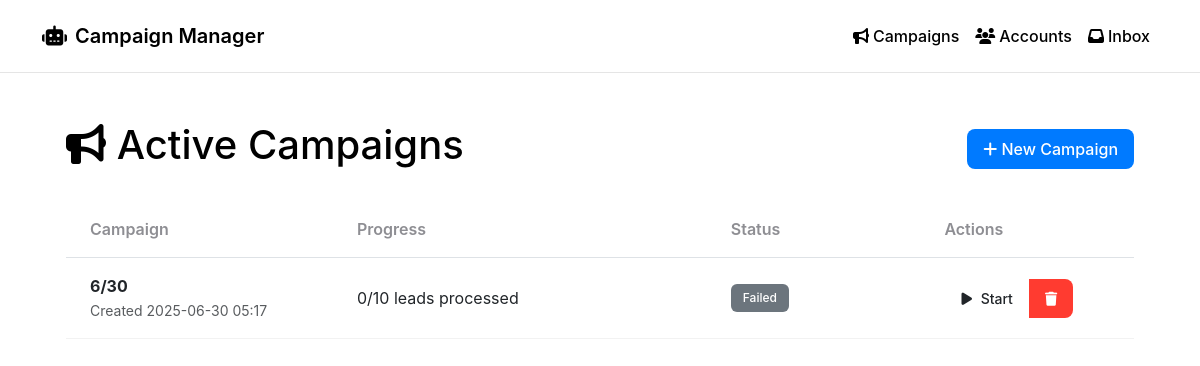
The app's page /campaigns, older data.
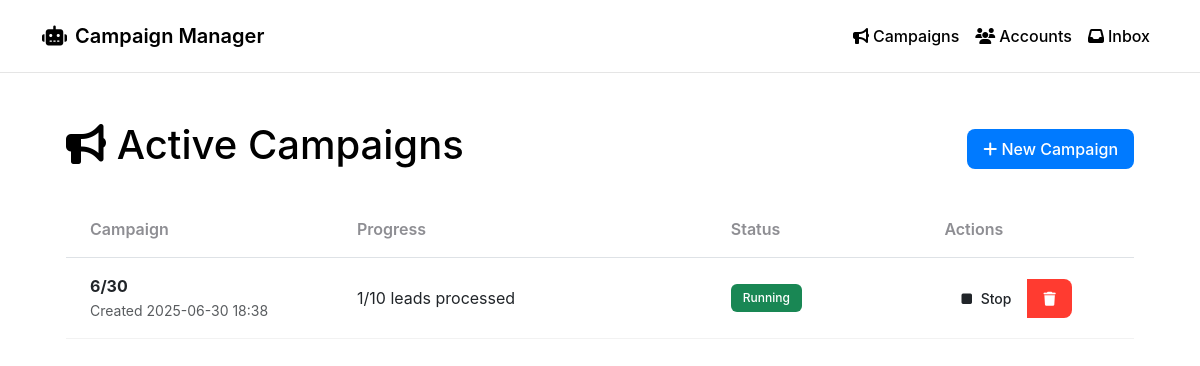
The same page, newer data.
### models.py (models this page shows)
class Campaign(db.Model):
    id = db.Column(db.Integer, primary_key=True)
    name = db.Column(db.String(255), nullable=False)
    message_template = db.Column(db.Text, nullable=False)
    min_delay = db.Column(db.Integer, nullable=False)  # Delay in seconds
    max_delay = db.Column(db.Integer, nullable=False)  # Delay in seconds
    status = db.Column(db.String(20), default='pending')  # pending, running, paused, completed, failed
    created_at = db.Column(db.DateTime, default=datetime.utcnow)
    updated_at = db.Column(db.DateTime, default=datetime.utcnow, onupdate=datetime.utcnow)
    last_processed_lead_id = db.Column(db.Integer, nullable=True)  # Track the last processed lead
    campaign_accounts = db.relationship('CampaignAccount', backref='campaign', lazy=True, cascade='all, delete-orphan')
    leads = db.relationship('Lead', backref='campaign', lazy=True, cascade='all, delete-orphan')

### app.py (the view)
@app.route('/campaigns', methods=['GET', 'POST'])
def campaigns():
    form = CampaignForm()
    form.accounts.choices = [(a.id, f"{a.login} ({a.login_type.name})") for a in Account.query.all()]
    if form.validate_on_submit():
        try:
            campaign = Campaign(
                name=form.name.data,
                message_template=form.message_template.data,
                min_delay=form.min_delay.data,
                max_delay=form.max_delay.data,
                status='pending'
            )
            db.session.add(campaign)
            db.session.commit()
            selected_accounts = form.accounts.data
            for account_id in selected_accounts:
                campaign_account = CampaignAccount(
                    campaign_id=campaign.id,
                    account_id=account_id
                )
                db.session.add(campaign_account)
            db.session.commit()
            if form.leads_file.data:
                file = form.leads_file.data
                filename = secure_filename(file.filename)
                filepath = os.path.join(app.config['UPLOAD_FOLDER'], filename)
                file.save(filepath)
                df = pd.read_excel(filepath)
                valid_leads = []
                for _, row in df.iterrows():
                    url = str(row.iloc[0]).strip()  # Get first column
                    if url and url != 'nan':
                        if not url.startswith('http'):
                            url = f'https://{url}'
                        if 'ok.ru/profile/' not in url and 'ok.ru/' in url:
                            username = url.split('ok.ru/')[-1].split('/')[0]
                            url = f'https://ok.ru/profile/{username}'
                        valid_leads.append(url)
                if valid_leads:
                    leads_per_account = len(valid_leads) // len(selected_accounts)
                    remainder = len(valid_leads) % len(selected_accounts)
                    lead_index = 0
                    for idx, account_id in enumerate(selected_accounts):
                        account_leads_count = leads_per_account + (1 if idx < remainder else 0)
                        for _ in range(account_leads_count):
                            if lead_index < len(valid_leads):
                                lead = Lead(
                                    campaign_id=campaign.id,
                                    account_id=account_id,
                                    profile_url=valid_leads[lead_index],
                                    status='pending'
                                )
                                db.session.add(lead)
                                lead_index += 1
                                campaign_account = CampaignAccount.query.filter_by(
                                    campaign_id=campaign.id,
                                    account_id=account_id
                                ).first()
                                if campaign_account:
                                    campaign_account.leads_count += 1
                db.session.commit()
            if request.headers.get('X-Requested-With') == 'XMLHttpRequest':
                return jsonify({
                    'status': 'success',
                    'message': 'Campaign created successfully!'
                })
            flash('Campaign created successfully!', 'success')
            return redirect(url_for('campaigns'))
        except Exception as e:
            db.session.rollback()
            logger.error(f"Error creating campaign: {str(e)}")
            if request.headers.get('X-Requested-With') == 'XMLHttpRequest':
                return jsonify({
                    'status': 'error',
                    'message': f'Error creating campaign: {str(e)}'
                })
            flash(f'Error creating campaign: {str(e)}', 'danger')
    else:
        if form.errors:
            logger.error(f"Form validation errors: {form.errors}")
            if request.headers.get('X-Requested-With') == 'XMLHttpRequest':
                return jsonify({
                    'status': 'error',
                    'message': 'Validation error',
                    'errors': form.errors
                })
            for field, errors in form.errors.items():
                for error in errors:
                    flash(f'{field}: {error}', 'danger')
    campaigns_with_info = []
    for campaign in Campaign.query.all():
        total_leads = Lead.query.filter_by(campaign_id=campaign.id).count()
        processed_leads = Lead.query.filter(
            Lead.campaign_id == campaign.id,
            Lead.status.in_(['completed', 'failed'])
        ).count()
        campaign_info = {
            'id': campaign.id,
            'name': campaign.name,
            'status': campaign.status,
            'created_at': campaign.created_at,
            'total_leads': total_leads,
            'processed_leads': processed_leads
        }
        campaigns_with_info.append(campaign_info)
    return render_template('campaigns.html', form=form, campaigns=campaigns_with_info)

### templates/campaigns.html (shortened to what this page needs)
{% extends "base.html" %}
{% block content %}
<div class="container-fluid px-4">
    <div class="d-flex justify-content-between align-items-center mb-4">
        <h1><i class="fas fa-bullhorn"></i> Active Campaigns</h1>
        <button class="btn btn-primary" data-bs-toggle="modal" data-bs-target="#newCampaignModal">
            <i class="fas fa-plus"></i> New Campaign
        </button>
    </div>
    <div class="table-responsive w-100">
        <table class="table table-hover align-middle">
                            <thead>
                                <tr>
                    <th style="width: 25%">Campaign</th>
                    <th style="width: 35%">Progress</th>
                    <th style="width: 20%">Status</th>
                    <th style="width: 20%">Actions</th>
                                </tr>
                            </thead>
                            <tbody>
                                {% for campaign in campaigns %}
                <tr data-campaign-id="{{ campaign.id }}">
                    <td>
                        <div class="fw-bold">{{ campaign.name }}</div>
                        <small class="text-muted">Created {{ campaign.created_at.strftime('%Y-%m-%d %H:%M') }}</small>
                    </td>
                    <td>
                        <div>{{ campaign.processed_leads }}/{{ campaign.total_leads }} leads processed</div>
                                    </td>
                                    <td>
                        <span id="status-badge-{{ campaign.id }}" class="badge {{ 'bg-success' if campaign.status == 'running' else 'bg-secondary' }}">
                            {{ campaign.status.title() }}
                                        </span>
                                    </td>
                                    <td>
                        <div class="btn-group">
                            <button type="button"
                                    class="btn btn-sm campaign-action"
                                    id="action-btn-{{ campaign.id }}"
                                    onclick="toggleCampaign({{ campaign.id }})"
                                    data-campaign-id="{{ campaign.id }}"
                                    data-action="{{ 'stop' if campaign.status == 'running' else 'start' }}"
                                    data-bs-toggle="tooltip"
                                    title="{{ 'Stop campaign' if campaign.status == 'running' else 'Start campaign' }}">
                                {% if campaign.status == 'running' %}
                                <i class="fas fa-stop"></i>
                                <span class="action-text">Stop</span>
                                        {% else %}
                                <i class="fas fa-play"></i>
                                <span class="action-text">Start</span>
                                {% endif %}
                                        </button>
                            <button type="button" class="btn btn-danger btn-sm"
                                    onclick="deleteCampaign('{{ campaign.id }}')"
                                    data-bs-toggle="tooltip"
                                    title="Delete campaign">
                                <i class="fas fa-trash"></i>
                                        </button>
                                        </div>
                                    </td>
                                </tr>
                                {% endfor %}
                            </tbody>
                        </table>
                    </div>
                </div>
{% endblock %}

Row changes from the older to the newer data that the page shows:
changed Campaign: created_at "2025-06-30 05:17" → "2025-06-30 18:38"; processed_leads "0" → "1"; status "Failed" → "Running"; status "Start" → "Stop"
